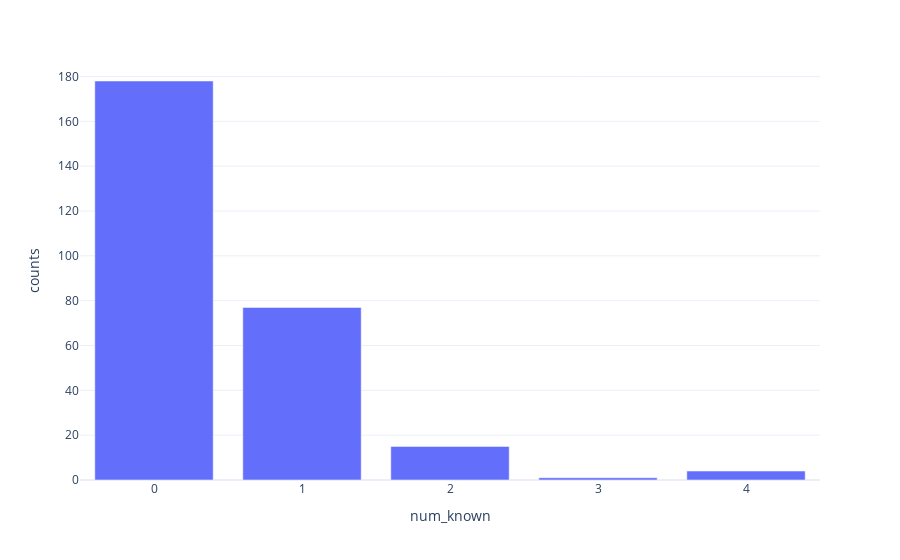

The code cell stored with this chart in its notebook:
### Markdown cell above
## Distribution of Number of Found Motifs

### Code cell
known_frame = clique_motif_frame[['clique_idx', 'membership', 'num_known']].drop_duplicates()

known_hist = known_frame.\
    groupby('num_known').apply(lambda x : pd.Series({'counts':x.shape[0]})).reset_index()

px.bar(
    known_hist, x = 'num_known', y = 'counts'
)

### Figure 1 — Plotly figure (JSON) as saved in the notebook; plotly's stock layout.template omitted (floating-point values rounded to 4 significant figures)
{"data": [{"alignmentgroup": "True", "hovertemplate": "num_known=%{x}<br>counts=%{y}<extra></extra>", "legendgroup": "", "marker": {"color": "#636efa"}, "name": "", "offsetgroup": "", "orientation": "v", "showlegend": false, "textposition": "auto", "type": "bar", "x": [0, 1, 2, 3, 4], "xaxis": "x", "y": [178, 77, 15, 1, 4], "yaxis": "y"}], "layout": {"barmode": "relative", "legend": {"tracegroupgap": 0}, "margin": {"t": 60}, "xaxis": {"anchor": "y", "domain": [0, 1], "title": {"text": "num_known"}}, "yaxis": {"anchor": "x", "domain": [0, 1], "title": {"text": "counts"}}}}
